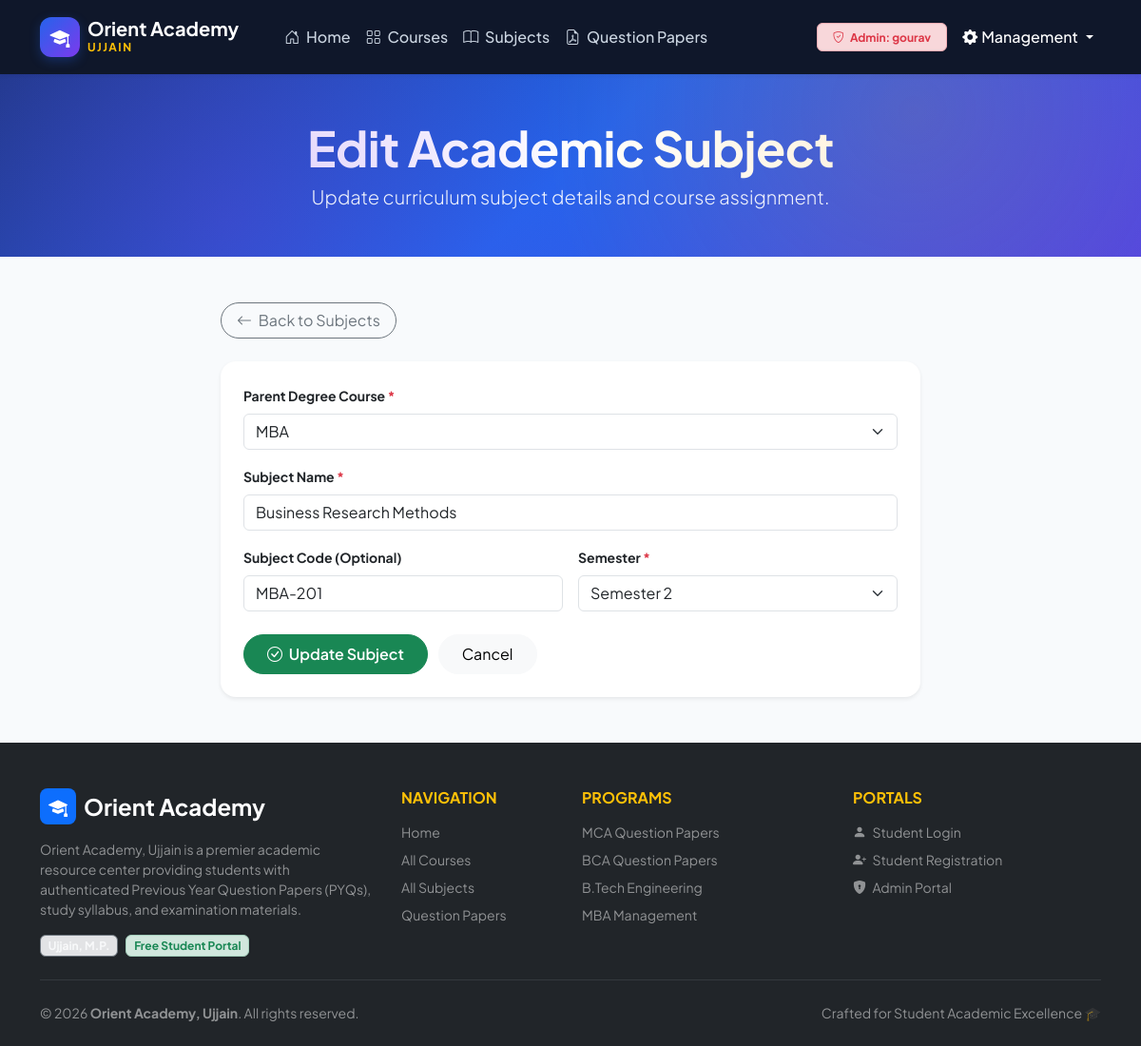
The page /admin/editsubject.php?id=1 (signed in) on the database its author committed.
### tables this page shows
CREATE TABLE IF NOT EXISTS `subjects` (
  `id` int(11) NOT NULL,
  `course_id` int(11) DEFAULT NULL,
  `subject_name` varchar(100) DEFAULT NULL,
  `semester` varchar(20) DEFAULT '1',
  `subject_code` varchar(50) DEFAULT NULL
);

CREATE TABLE IF NOT EXISTS `courses` (
  `id` int(11) NOT NULL,
  `course_name` varchar(100) NOT NULL,
  `course_slug` varchar(100) NOT NULL,
  `description` text NOT NULL,
  `icon_class` varchar(50) DEFAULT 'bi-mortarboard-fill',
  `badge_color` varchar(30) DEFAULT 'primary'
);

### admin/editsubject.php (the view, shortened to what this page needs)
<?php
require_once '../includes/db.php';
$id = isset($_GET['id']) ? (int)$_GET['id'] : 0;
$stmt = $conn->prepare("SELECT * FROM subjects WHERE id = ?");
$stmt->bind_param("i", $id);
$stmt->execute();
$subject = $stmt->get_result()->fetch_assoc();
$courses_res = mysqli_query($conn, "SELECT id, course_name FROM courses ORDER BY course_name ASC");
?>
<?php include '../includes/header.php'; ?>
<body>
<?php include '../includes/navbar.php'; ?>
<section class="hero text-center py-5">
    <div class="container">
        <h1 class="fw-bold mb-2">Edit Academic Subject</h1>
        <p class="lead">Update curriculum subject details and course assignment.</p>
    </div>
</section>
<section class="container my-5">
    <div class="row justify-content-center">
        <div class="col-lg-8">
            <div class="d-flex justify-content-between align-items-center mb-4">
                <a href="managesubjects.php" class="btn btn-outline-secondary rounded-pill px-3">
                    <i class="bi bi-arrow-left me-1"></i> Back to Subjects
                </a>
            </div>
            <div class="card border-0 shadow-sm rounded-4 p-4 bg-white">
                <form method="POST">
                    <div class="mb-3">
                        <label class="form-label fw-bold small">Parent Degree Course <span class="text-danger">*</span></label>
                        <select name="course_id" class="form-select" required>
                            <?php if($courses_res): ?>
                                <?php while($c = mysqli_fetch_assoc($courses_res)): ?>
                                    <option value="<?php echo $c['id']; ?>" <?php echo ($subject['course_id'] == $c['id']) ? 'selected' : ''; ?>>
                                        <?php echo htmlspecialchars($c['course_name']); ?>
                                    </option>
                                <?php endwhile; ?>
                            <?php endif; ?>
                        </select>
                    </div>
                    <div class="mb-3">
                        <label class="form-label fw-bold small">Subject Name <span class="text-danger">*</span></label>
                        <input type="text"
                               name="subject_name"
                               class="form-control"
                               value="<?php echo htmlspecialchars($subject['subject_name']); ?>"
                               required>
                    </div>
                    <div class="row g-3 mb-4">
                        <div class="col-md-6">
                            <label class="form-label fw-bold small">Subject Code (Optional)</label>
                            <input type="text"
                                   name="subject_code"
                                   class="form-control"
                                   value="<?php echo htmlspecialchars($subject['subject_code'] ?? ''); ?>">
                        </div>
                        <div class="col-md-6">
                            <label class="form-label fw-bold small">Semester <span class="text-danger">*</span></label>
                            <select name="semester" class="form-select" required>
                                <?php for($i=1; $i<=8; $i++): ?>
                                    <option value="<?php echo $i; ?>" <?php echo ($subject['semester'] == (string)$i) ? 'selected' : ''; ?>>
                                        Semester <?php echo $i; ?>
                                    </option>
                                <?php endfor; ?>
                            </select>
                        </div>
                    </div>
                    <button type="submit" class="btn btn-success rounded-pill px-4 py-2 fw-semibold">
                        <i class="bi bi-check-circle me-1"></i> Update Subject
                    </button>
                    <a href="managesubjects.php" class="btn btn-light rounded-pill px-4 py-2 ms-2">
                        Cancel
                    </a>
                </form>
            </div>
        </div>
    </div>
</section>
<?php include '../includes/footer.php'; ?>
</body>
</html>

### assets/css/style.css (style rules this page uses)
:root { --primary-color: #2563eb; --primary-hover: #1d4ed8; --secondary-color: #64748b; --accent-color: #f59e0b; --dark-bg: #0f172a; --light-bg: #f8fafc; --card-shadow: 0 10px 25px -5px rgba(0, 0, 0, 0.05), 0 8px 10px -6px rgba(0, 0, 0, 0.01); --hover-shadow: 0 20px 30px -10px rgba(37, 99, 235, 0.15); --border-radius: 16px; --font-family: 'Plus Jakarta Sans', system-ui, -apple-system, sans-serif; }
html, body { min-height: 100%; }
body { display: flex; flex-direction: column; background-color: var(--light-bg); font-family: var(--font-family); color: #334155; -webkit-font-smoothing: antialiased; }
.hero { background: linear-gradient(135deg, #1e3a8a 0%, #2563eb 50%, #4f46e5 100%); color: #fff; padding: 90px 0 80px; position: relative; overflow: hidden; }
.hero::before { content: ''; position: absolute; top: 0; left: 0; right: 0; bottom: 0; background: radial-gradient(circle at 80% 20%, rgba(245, 158, 11, 0.15), transparent 40%), radial-gradient(circle at 20% 80%, rgba(124, 58, 237, 0.25), transparent 40%); pointer-events: none; }
.hero h1 { font-size: 3.2rem; font-weight: 800; letter-spacing: -0.5px; line-height: 1.15; }
.hero .lead { font-size: 1.25rem; opacity: 0.92; max-width: 750px; margin: 0 auto; }

### rows shown on the page
subjects: course_id "MBA", subject_name "Business Research Methods", subject_code "MBA-201", semester "Semester 2"

### other values the page prints
$_SESSION['admin_username'] "gourav"
